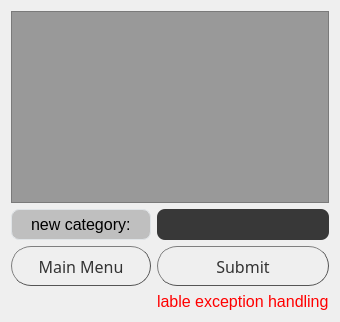
      <widget class="QWidget" name="tabCategories">
       <attribute name="title">
        <string>Categories</string>
       </attribute>
       <layout class="QGridLayout" name="gridLayout_6">
        <item row="2" column="1">
         <widget class="QLineEdit" name="lineNewCategory">
          <property name="font">
           <font>
            <pointsize>12</pointsize>
           </font>
          </property>
          <property name="styleSheet">
           <string notr="true">QLineEdit {
	color: rgb(56, 56, 56);
	color: rgb(255,255,255);
  	border-radius: 8px;
  	padding: 5px 15px;
  	background-color:#383838
}

QLineEdit:hover {
  border: 1px solid #e0e4e7;

}

QLineEdit::focus{
  border: 1px solid #e0e4e7;
}</string>
          </property>
         </widget>
        </item>
        <item row="4" column="1">
         <widget class="QLabel" name="labelExceptionCategory">
          <property name="font">
           <font>
            <pointsize>12</pointsize>
           </font>
          </property>
          <property name="styleSheet">
           <string notr="true">color: rgb(255, 0, 0);</string>
          </property>
          <property name="text">
           <string>lable exception handling</string>
          </property>
         </widget>
        </item>
        <item row="2" column="0">
         <widget class="QLabel" name="labelNewCategory">
          <property name="font">
           <font>
            <pointsize>12</pointsize>
           </font>
          </property>
          <property name="styleSheet">
           <string notr="true">QLabel {
  background-color:rgba(0,0,0, 20% );
  border-radius: 8px;
  padding: 5px 15px;
  border: 1px solid #e0e4e7;
}
</string>
          </property>
          <property name="text">
           <string>new category:</string>
          </property>
         </widget>
        </item>
        <item row="3" column="0">
         <widget class="QPushButton" name="buttonBackFromCategories">
          <property name="minimumSize">
           <size>
            <width>40</width>
            <height>40</height>
           </size>
          </property>
          <property name="font">
           <font>
            <family>Impact</family>
            <pointsize>12</pointsize>
           </font>
          </property>
          <property name="styleSheet">
           <string notr="true">QPushButton {
color: #333;
border: 1px solid #555;
border-radius: 20px;
border-style: outset;
background: qradialgradient(
cx: 0.3, cy: -0.4, fx: 0.3, fy: -0.4,
radius: 1, stop: 0 #fff, stop: 1 #888
);
padding: 5px;
}

QPushButton:hover {
background: qradialgradient(
cx: 0.3, cy: -0.4, fx: 0.3, fy: -0.4,
radius: 1.35, stop: 0 #fff, stop: 1 #bbb
);
}</string>
          </property>
          <property name="text">
           <string>Main Menu</string>
          </property>
         </widget>
        </item>
        <item row="0" column="0" colspan="2">
         <widget class="QListView" name="listViewCategories">
          <property name="font">
           <font>
            <pointsize>12</pointsize>
           </font>
          </property>
          <property name="autoFillBackground">
           <bool>true</bool>
          </property>
          <property name="styleSheet">
           <string notr="true">background-color:rgba(0,0,0,20%);</string>
          </property>
          <property name="frameShadow">
           <enum>QFrame::Plain</enum>
          </property>
         </widget>
        </item>
        <item row="3" column="1">
         <widget class="QPushButton" name="buttonCategorySubmit">
          <property name="minimumSize">
           <size>
            <width>40</width>
            <height>40</height>
           </size>
          </property>
          <property name="font">
           <font>
            <family>Impact</family>
            <pointsize>12</pointsize>
           </font>
          </property>
          <property name="styleSheet">
           <string notr="true">QPushButton {
color: #333;
border: 1px solid #555;
border-radius: 20px;
border-style: outset;
background: qradialgradient(
cx: 0.3, cy: -0.4, fx: 0.3, fy: -0.4,
radius: 1, stop: 0 #fff, stop: 1 #888
);
padding: 5px;
}

QPushButton:hover {
background: qradialgradient(
cx: 0.3, cy: -0.4, fx: 0.3, fy: -0.4,
radius: 1.35, stop: 0 #fff, stop: 1 #bbb
);
}</string>
          </property>
          <property name="text">
           <string>Submit</string>
          </property>
         </widget>
        </item>
       </layout>
      </widget>
